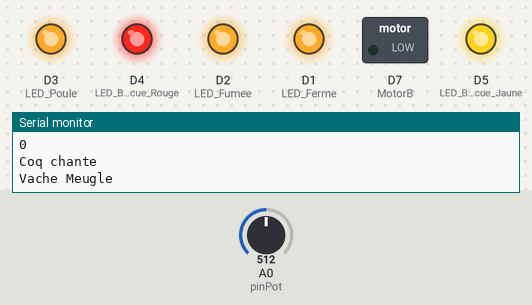
This sketch was run on a simulated ESP8266 (NodeMCU). Parts: switched loads named in the sketch (green lamp = pin HIGH), output pins drawn as LEDs (lit = HIGH), the last lines printed to the serial monitor. The inputs (shaded band) are chosen by the test bench; at power-on: A0 (pinPot) = 512.

Above: at 0.1 s.
At 29.1 s:
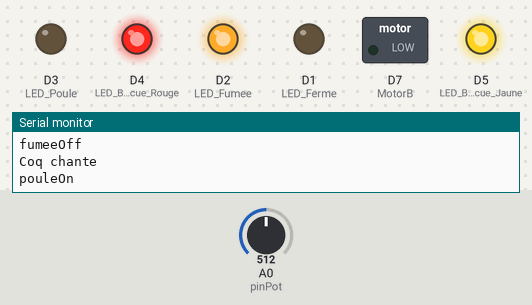
At 33.1 s:
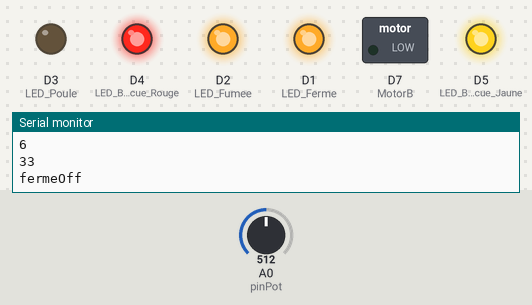
At 75.1 s:
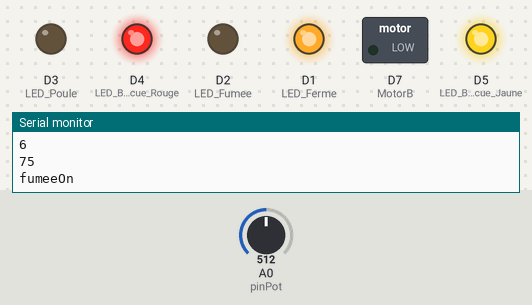
At 95.1 s:
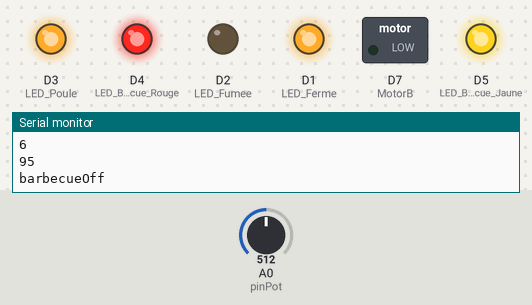
At 125.1 s:
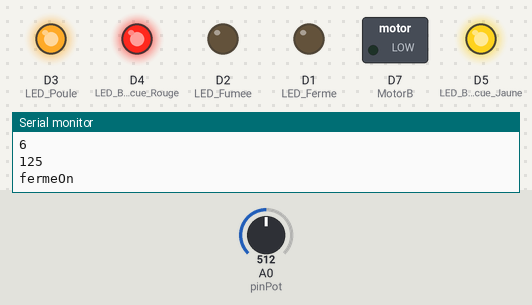
Timing chart, 0 to 130.0 s (numbered marks = the images above):
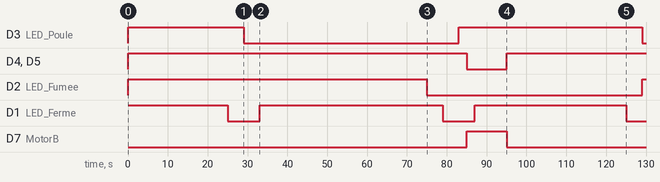

The sketch:

projet.ino
```cpp
using namespace std;
#include <vector>

#define pinPot A0
#define LED_Ferme D1
#define LED_Fumee D2
#define LED_Poule D3
#define LED_Barbecue_Rouge D4
#define LED_Barbecue_Jaune D5

unsigned long ms;
unsigned long secondes;
unsigned long minutes;
int valPot = 0;

int MotorA = D6;
int MotorB = D7;

void setup() {
  Serial.begin(9600);
  pinMode(LED_Ferme, OUTPUT);
  pinMode(LED_Fumee, OUTPUT);
  pinMode(LED_Poule, OUTPUT);
  pinMode(LED_Barbecue_Jaune, OUTPUT);
  pinMode(LED_Barbecue_Rouge, OUTPUT);
  digitalWrite(LED_Ferme, HIGH);
  digitalWrite(LED_Fumee, HIGH);
  digitalWrite(LED_Poule, HIGH);
  digitalWrite(LED_Barbecue_Rouge, HIGH);
  digitalWrite(LED_Barbecue_Jaune, HIGH);

  pinMode (MotorA, LOW);
  pinMode (MotorB, HIGH);
}

void loop() {
  vector<float> tabHeures;
  ms = millis();
  secondes = ms/1000;
  minutes = secondes/60;

  valPot = analogRead(pinPot);
  int valTrans = map(valPot, 0, 1024, 1, 10);
  //int dayMaxInt = 1200 / valTrans;
  //float dayMax = 1200 / valTrans;
  int dayMaxInt = 600 / valTrans;
  float dayMax = 600 / valTrans;
  //int dayMaxInt = 600 / 10;
  //float dayMax = 600 / 10;

  float uneHeure = dayMax / 24;
  float heure = secondes%dayMaxInt;
  Serial.println(valTrans);


  //for(int i = 1; i<=24; i++){
    //float heureToTab = uneHeure * i;
    //tabHeures.push_back(heureToTab);
  //}

  //for(int i = 0; i<tabHeures.size(); i++){
    //if(heure == tabHeures[i]){
      //eglise();
    //}
  //}

  int six = heureDonnee(uneHeure,6);
  int sept = heureDonnee(uneHeure,7);
  int huit = heureDonnee(uneHeure,8);
  int midi = heureDonnee(uneHeure,12);
  int dixHuit = heureDonnee(uneHeure,18);
  int dixNeuf = heureDonnee(uneHeure,19);
  int vingt = heureDonnee(uneHeure,20);
  int vingtDemi = heureDonnee(uneHeure,20.5);
  int vingtUn = heureDonnee(uneHeure,21);
  int vingtTrois = heureDonnee(uneHeure,23);
  int minuit = heureDonnee(uneHeure,24);
  Serial.println(secondes);

  if(heure == six){
    fermeOn();
  }

  if(heure == sept){
    fumeeOff();
    coqChante();
    pouleOn();
  }

  if(heure == huit){
    fermeOff();
  }

  if(heure == midi){
    coqChante();
  }

  if(heure == dixHuit){
    fumeeOn();
  }

  if(heure == dixNeuf){
    coqChante();
    fermeOn();
  }

  if(heure == vingt){
    pouleOff();
  }

  if(heure == vingtDemi){
    barbecueOn();
  }

  if(heure == vingtUn){
    fermeOff();
  }

  if(heure == vingtTrois){
    barbecueOff();
  }

  if(heure == 0){
    coqChante();
    vacheMeugle();
  }
  delay(1000);
}


//EGLISE

void eglise(){
  Serial.println("DING DONG");
}

//BASSE COUR

void pouleOn(){
  digitalWrite(LED_Poule, LOW);
  Serial.println("pouleOn");
}

void pouleOff(){
  digitalWrite(LED_Poule, HIGH);
  Serial.println("pouleOff");
}

void coqChante(){
  Serial.println("Coq chante");
}

void vacheMeugle(){
  Serial.println("Vache Meugle");
}


//FERME

void fermeOn(){
  digitalWrite(LED_Ferme, LOW);
  Serial.println("fermeOn");
}

void fermeOff(){
  digitalWrite(LED_Ferme, HIGH);
  Serial.println("fermeOff");
}

void fumeeOn(){
  digitalWrite(LED_Fumee, LOW);
  Serial.println("fumeeOn");
}

void fumeeOff(){
  digitalWrite(LED_Fumee, HIGH);
  Serial.println("fumeeOff");
}


//BARBECUE

void barbecueOn(){
  digitalWrite(LED_Barbecue_Jaune, LOW);
  digitalWrite(LED_Barbecue_Rouge, LOW);
  Serial.println("barbecueOn");

  digitalWrite(MotorA, LOW);
  digitalWrite(MotorB, HIGH);
}

void barbecueOff(){
  digitalWrite(LED_Barbecue_Jaune, HIGH);
  digitalWrite(LED_Barbecue_Rouge, HIGH);
  Serial.println("barbecueOff");

  digitalWrite(MotorA, LOW);
  digitalWrite(MotorB, LOW);
}

// Utils

int heureDonnee(float uneHeure, float heure){
  int heureDonnee = uneHeure * heure;
  return heureDonnee;
}
```

Measured:
- by itself, D3 (LED_Poule): HIGH → LOW at 29.0 s, → HIGH 54.0 s later, → LOW 46.0 s later
- by itself, D4 (LED_Barbecue_Rouge), D5 (LED_Barbecue_Jaune): HIGH → LOW at 85.0 s, → HIGH 10.0 s later
- by itself, D2 (LED_Fumee): HIGH → LOW at 75.0 s, → HIGH 54.0 s later
- by itself, D1 (LED_Ferme): goes LOW 8.0 s, HIGH 46.0 s, LOW 8.0 s, HIGH 38.0 s, then LOW
- by itself, D7 (MotorB): LOW → HIGH at 85.0 s, → LOW 10.0 s later
